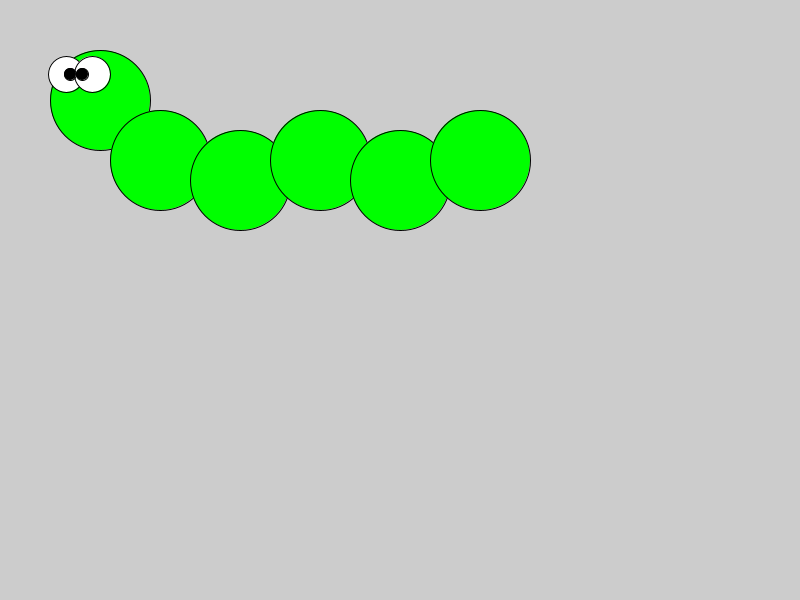
Frame 1 (no input)
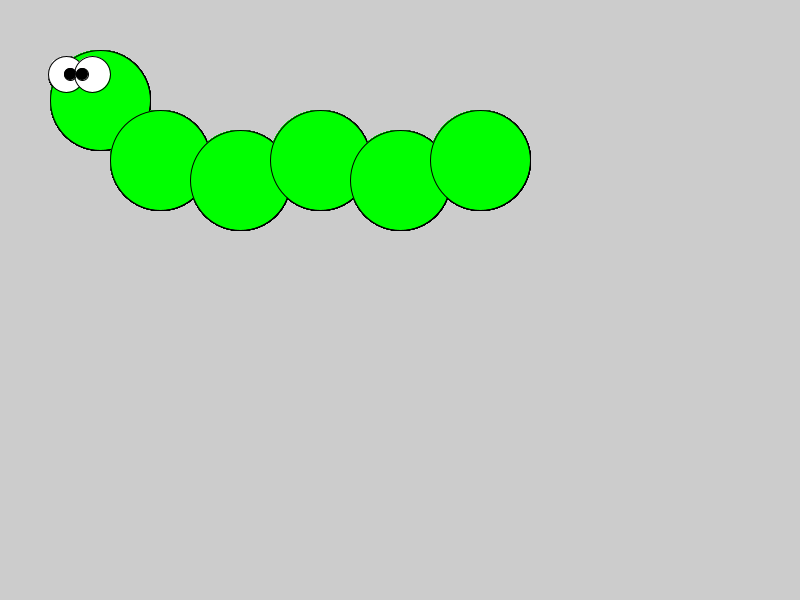
Frame 60 (the mouse pressed at the canvas centre just before this capture)
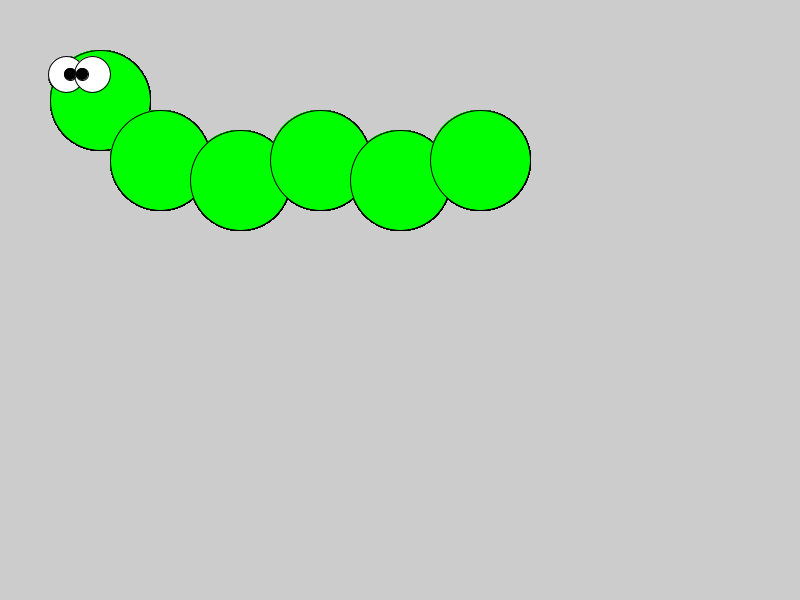
Frame 120 (the mouse held since frame 60 and released just before this capture)

The Processing sketch that drew these frames (run headless with seeded random() and noise(); from frame 60 on, the mouse is pressed at the canvas centre):

// Processing sketch: w_2_6
// ── w_2_6.pde
void setup()
{
  size(800, 600);
}

void draw()
{
  fill(0, 255, 0);

  circle(100, 100, 100);
  circle(160, 160, 100);
  circle(240, 180, 100);
  circle(320, 160, 100);
  circle(400, 180, 100);
  circle(480, 160, 100);

  fill(255);
  circle(66, 74, 36);
  circle(92, 74, 36);

  fill(0);
  circle(70, 74, 12);
  circle(82, 74, 12);
}
